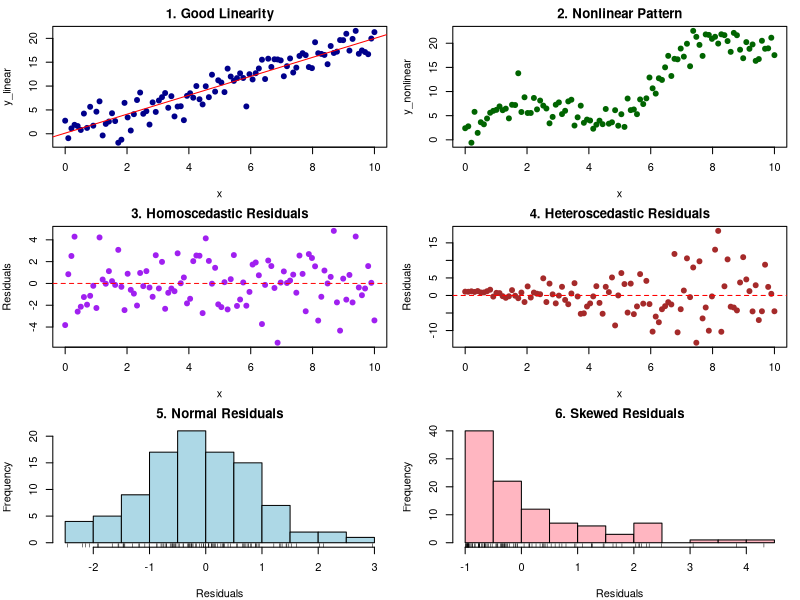
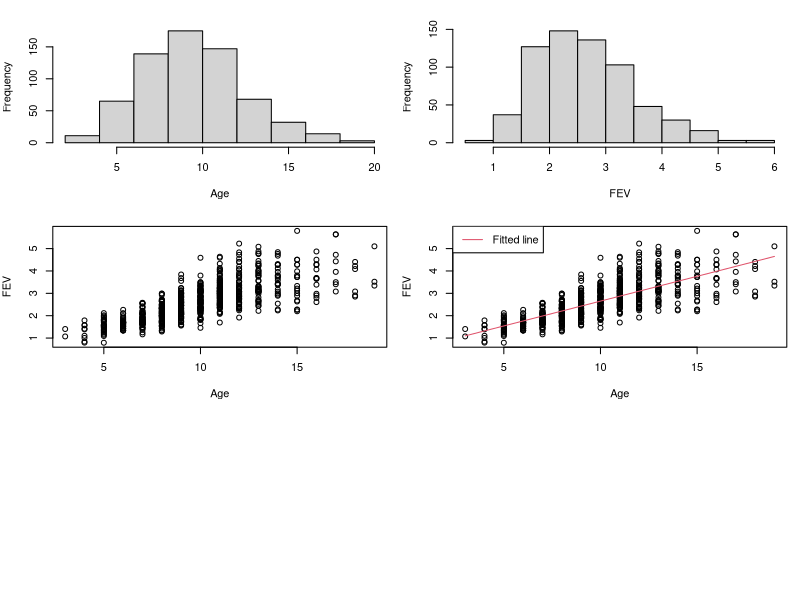
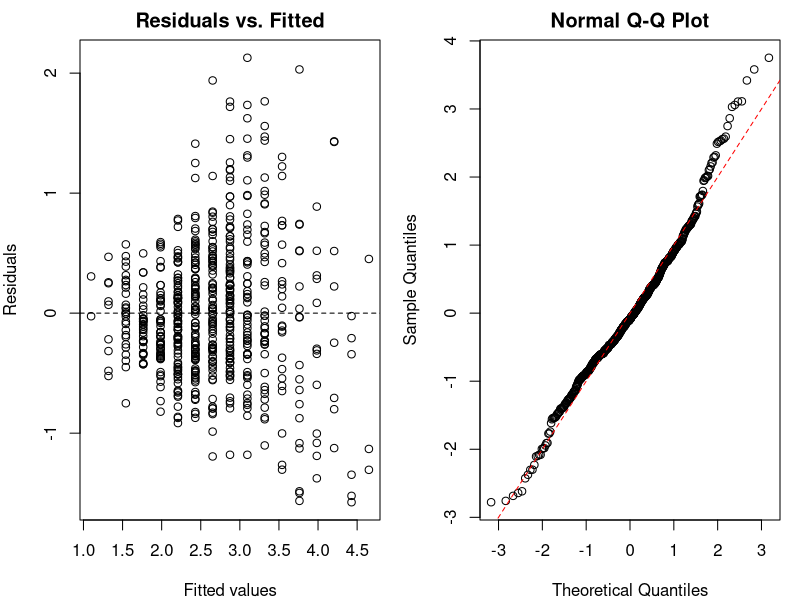
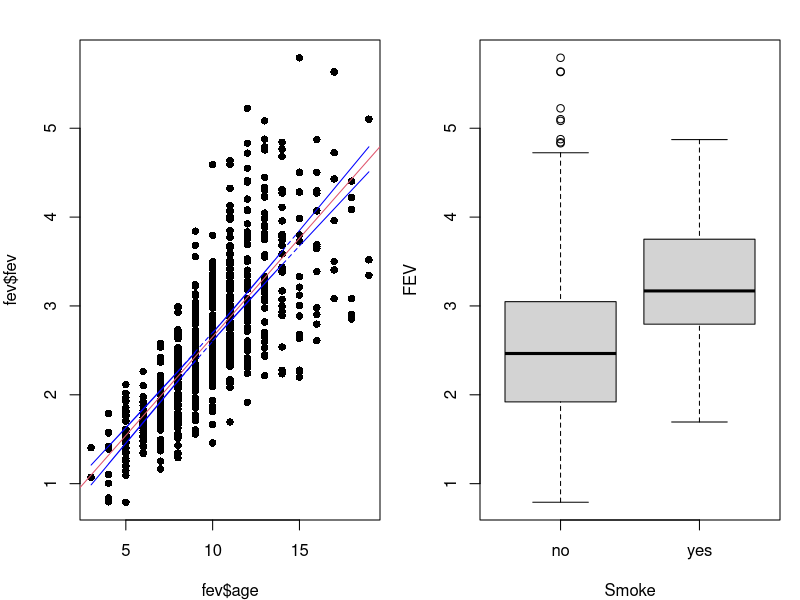
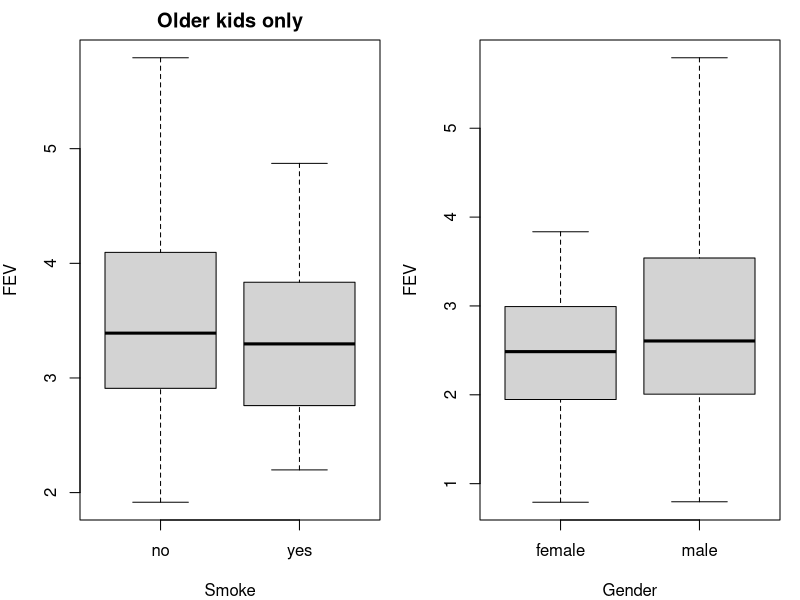
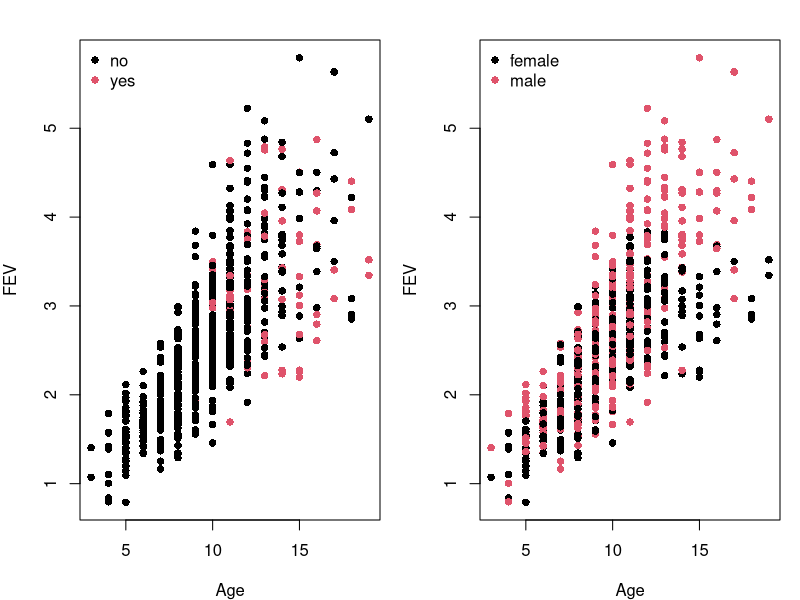
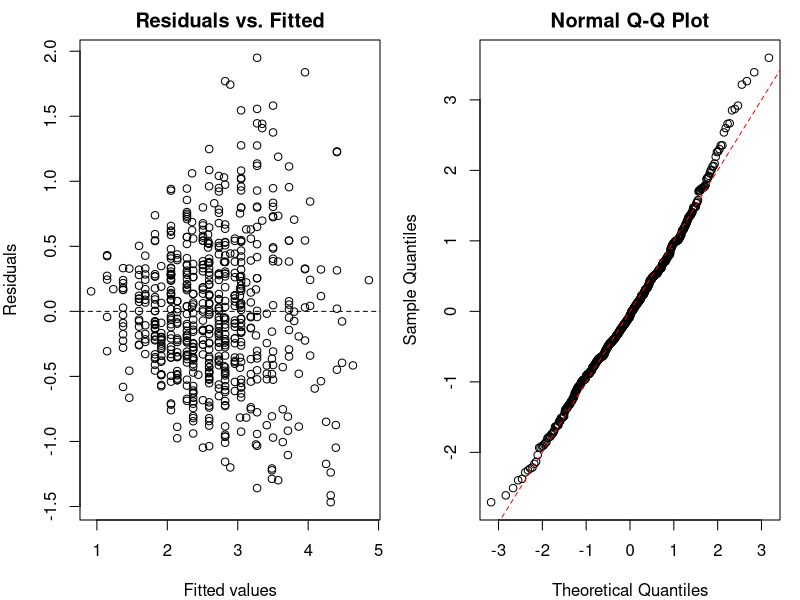
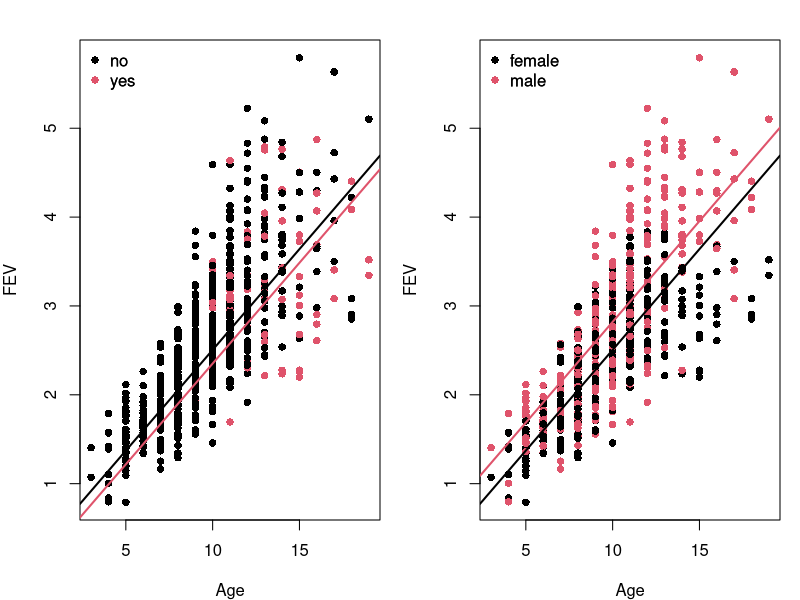

The R script that drew these images, in order:
## ---- chunk 1

set.seed(42)
x <- seq(0, 10, length.out = 100)

# 1. Linearity - good
y_linear <- 2 * x + rnorm(100, mean = 0, sd = 2)

# 2. Nonlinear pattern
y_nonlinear <- 2 * x + 5 * sin(x) + rnorm(100, mean = 0, sd = 2)

# 3. Homoscedasticity
y_homo <- 3 * x + rnorm(100, 0, 2)

# 4. Heteroscedasticity
y_hetero <- 3 * x + rnorm(100, 0, x)

# 5. Normal residuals
resid_normal <- rnorm(100)

# 6. Skewed residuals
resid_skewed <- rexp(100) - 1

par(mfrow = c(3, 2), mar = c(4, 4, 2, 1))

# 1. Good Linearity
plot(x, y_linear, main = "1. Good Linearity", pch = 19, col = "darkblue")
abline(lm(y_linear ~ x), col = "red")

# 2. Nonlinear Pattern
plot(x, y_nonlinear, main = "2. Nonlinear Pattern", pch = 19, col = "darkgreen")

# 3. Homoscedasticity
plot(x, residuals(lm(y_homo ~ x)), main = "3. Homoscedastic Residuals",
     pch = 19, col = "purple", ylab = "Residuals")
abline(h = 0, lty = 2, col = "red")

# 4. Heteroscedasticity
plot(x, residuals(lm(y_hetero ~ x)), main = "4. Heteroscedastic Residuals",
     pch = 19, col = "brown", ylab = "Residuals")
abline(h = 0, lty = 2, col = "red")

# 5. Normal Residuals
hist(resid_normal, breaks = 15, col = "lightblue", main = "5. Normal Residuals", xlab = "Residuals")
rug(resid_normal)

# 6. Skewed Residuals
hist(resid_skewed, breaks = 15, col = "lightpink", main = "6. Skewed Residuals", xlab = "Residuals")
rug(resid_skewed)

## ---- chunk 2

fev=read.csv("fev.csv",header=TRUE,row.names=1)
#fev <- read.csv("https://raw.githubusercontent.com/couthcommander/sip_computing/main/labs/fev.csv",header=TRUE,row.names=1)
fev$sex=ifelse(fev$sex==1,"male","female")
fev$smoke=ifelse(fev$smoke==1,"yes","no")

head(fev)

## ---- chunk 3

hist(fev$age, main="", xlab="Age")
hist(fev$fev, main="", xlab="FEV")

## ---- chunk 4

plot(fev ~ age, data = fev, xlab="Age", ylab="FEV")

## ---- chunk 5

modelResult = lm(fev ~ age, data = fev)

summary(modelResult)


## ---- chunk 6

confint(modelResult)

## ---- chunk 7

plot(fev$age, fev$fev, main = "", xlab="Age", ylab="FEV")
#abline(modelResult, cex = 1.3, pch = 16, col=2)
lines(fev$age, modelResult$fitted.values, lty=1, col=2)
legend("topleft", "Fitted line", lty=1, col=2)
## ---- chunk 8

par(mfrow=c(1, 2))
plot(modelResult$fitted.values, modelResult$residuals, main="Residuals vs. Fitted", xlab="Fitted values", ylab="Residuals")
abline(h=0, lty=2)

qqnorm(scale(modelResult$residuals))
abline(0,1,lty=2,col="red")

## ---- chunk 9

newData <- data.frame(age = c(Subject1 = 5, Subject2 = 10))
predict(modelResult, newData)


## ---- chunk 10
preds <- predict(modelResult, data = fev, interval = 'confidence')






## ---- chunk 11

head(preds)
## ---- chunk 12
plot(fev$age,fev$fev,pch=16)

#add fitted regression line
abline(modelResult,col=2)
#add dashed lines for confidence bands
lines(fev$age, preds[ ,3], lty = 'dashed', col = 'blue')
lines(fev$age, preds[ ,2], lty = 'dashed', col = 'blue')
## ---- chunk 13

boxplot(fev$fev~fev$smoke, main="", xlab="Smoke", ylab="FEV")

## ---- chunk 14
ageInd=which(fev$age>=12)
length(ageInd)


## ---- chunk 15
boxplot(fev$fev[ageInd]~fev$smoke[ageInd], main="Older kids only", xlab="Smoke", ylab="FEV")


## ---- chunk 16
boxplot(fev$fev~fev$sex, main="", xlab="Gender", ylab="FEV")
## ---- chunk 17

fit1 <- lm(fev ~ smoke, data = fev)
summary(fit1)
## ---- chunk 18
fit2 <- lm(fev ~ sex, data = fev)
summary(fit2)
## ---- chunk 19

plot(fev$age, fev$fev, main = "", xlab="Age", ylab="FEV",col=factor(fev$smoke),pch=16)
legend("topleft",legend=levels(factor(fev$smoke)),bty="n",col=1:2,pch=16)

## ---- chunk 20
plot(fev$age, fev$fev, main = "", xlab="Age", ylab="FEV",col=factor(fev$sex),pch=16)
legend("topleft",legend=levels(factor(fev$sex)),bty="n",col=1:2,pch=16)

## ---- chunk 21

modelResult <- lm(fev ~ age + smoke+sex, data = fev)

summary(modelResult)

## ---- chunk 22
confint(modelResult)
## ---- chunk 23
par(mfrow=c(1, 2))
plot(modelResult$fitted.values, modelResult$residuals, main="Residuals vs. Fitted", xlab="Fitted values", ylab="Residuals")
abline(h=0, lty=2)

qqnorm(scale(modelResult$residuals))
abline(0,1,lty=2,col="red")
## ---- chunk 24

plot(fev$age, fev$fev, main = "", xlab="Age", ylab="FEV",col=factor(fev$smoke),pch=16)
legend("topleft",legend=levels(factor(fev$smoke)),bty="n",col=1:2,pch=16)
abline(modelResult$coefficients["(Intercept)"],modelResult$coefficients["age"],lwd=2)
abline(modelResult$coefficients["(Intercept)"]+modelResult$coefficients["smokeyes"],modelResult$coefficients["age"],col=2,lwd=2)
legend("topleft",legend=levels(factor(fev$smoke)),bty="n",col=1:2,pch=16)

## ---- chunk 25

plot(fev$age, fev$fev, main = "", xlab="Age", ylab="FEV",col=factor(fev$sex),pch=16)
legend("topleft",legend=levels(factor(fev$sex)),bty="n",col=1:2,pch=16)
abline(modelResult$coefficients["(Intercept)"],modelResult$coefficients["age"],lwd=2)
abline(modelResult$coefficients["(Intercept)"]+modelResult$coefficients["sexmale"],modelResult$coefficients["age"],col=2,lwd=2)
legend("topleft",legend=levels(factor(fev$sex)),bty="n",col=1:2,pch=16)

## ---- chunk 26

library(effects)
plot(allEffects(modelResult))


## ---- chunk 27
# Simulate data
set.seed(123)
n <- 100

# Create a base variable (e.g., "lifestyle")
lifestyle <- rnorm(n, mean = 50, sd = 10)

# Create highly correlated variables
drinking <- lifestyle + rnorm(n, 0, 2)     # highly correlated with lifestyle
smoking  <- lifestyle + rnorm(n, 0, 2)     # also highly correlated

# Outcome depends on both
disease_risk <- 0.3 * drinking + 0.3 * smoking + rnorm(n, 0, 5)

# Fit multiple linear regression
model <- lm(disease_risk ~ drinking + smoking)

# View model summary
summary(model)
## ---- chunk 28
cor(drinking, smoking)  # should be ~0.95 or higher
plot(drinking, smoking, main = "Drinking vs Smoking")
## ---- chunk 29
# Model with only drinking
model_drink <- lm(disease_risk ~ drinking)
summary(model_drink)

# Model with only smoking
model_smoke <- lm(disease_risk ~ smoking)
summary(model_smoke)
